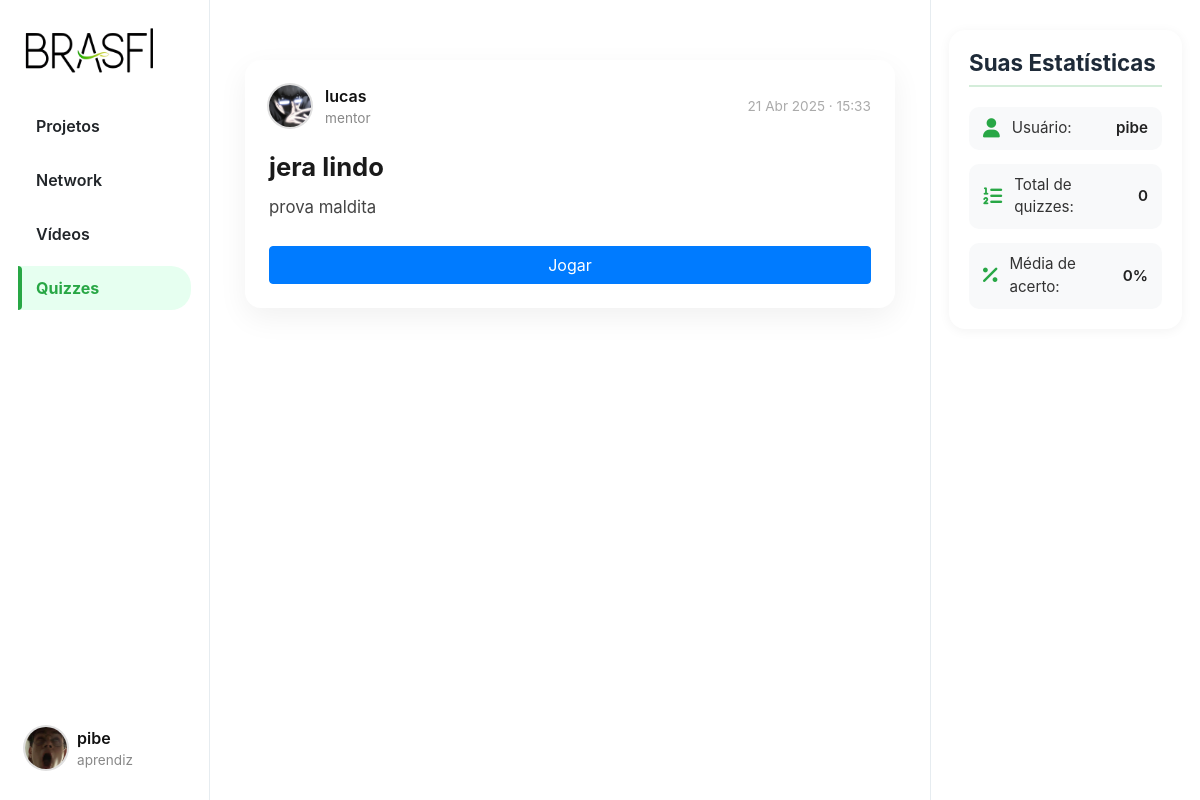
Before: /quizzes (signed in) with the older database file.
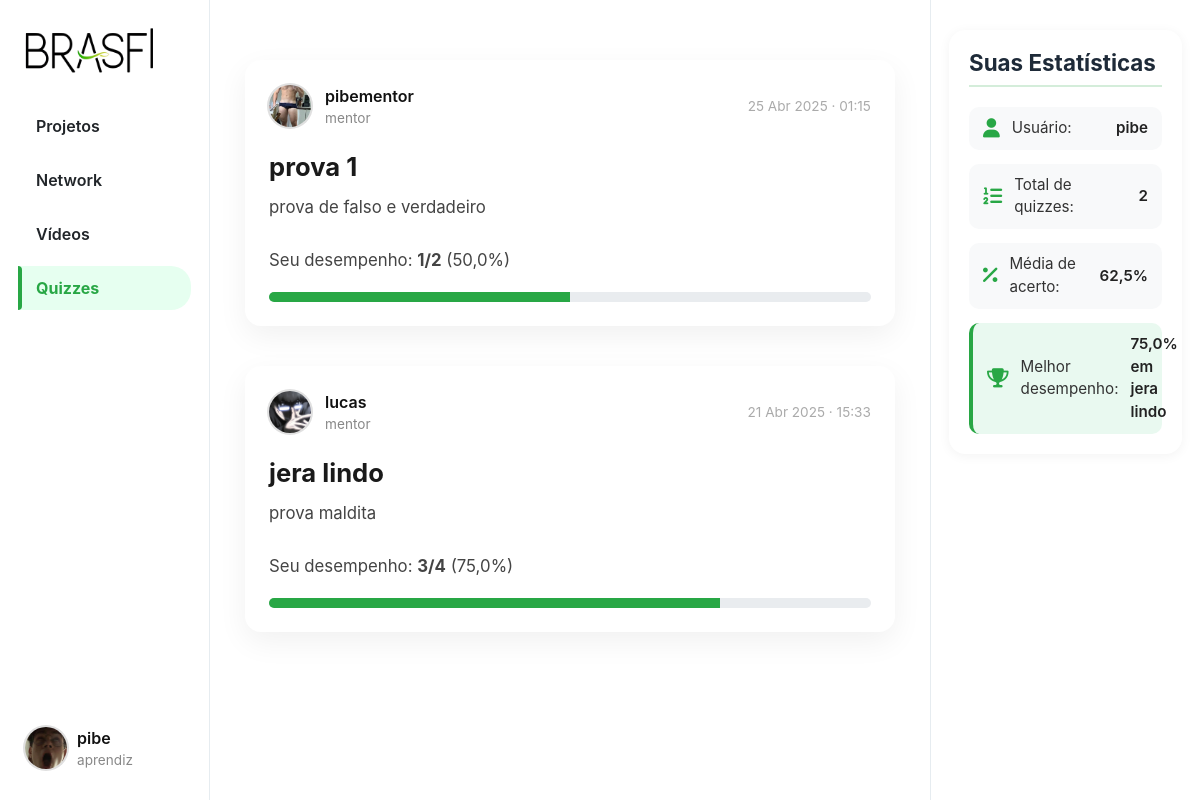
After: the same page with the newer database file.
### App_BRASFI/models.py (models this page shows, shortened)
class Quiz(models.Model):
    title = models.CharField(max_length=255)
    description = models.TextField(blank=True)
    created_at = models.DateTimeField(default=timezone.now)
    user = models.ForeignKey(User, on_delete=models.CASCADE, related_name="quizzes", null=True, blank=True)
    time_per_question = models.IntegerField(default=20)  # << NOVO

class User(AbstractUser):
    TIPO_USUARIO = (
        ('mentor', 'Mentor'),
        ('aprendiz', 'Aprendiz'),
    )
    profilePic = models.ImageField(upload_to='profile_pic/', blank=True, null=True)
    userType = models.CharField(max_length=10, choices=TIPO_USUARIO, default='aprendiz')

class QuizResult(models.Model):
    quiz = models.ForeignKey(Quiz, on_delete=models.CASCADE, related_name='results')
    user = models.ForeignKey(User, on_delete=models.CASCADE, related_name='quiz_results')
    score = models.IntegerField()
    total = models.IntegerField()
    percentage = models.FloatField()
    created_at = models.DateTimeField(auto_now_add=True)
    class Meta:
        unique_together = ('quiz', 'user')  # impede refazer o mesmo quiz

### App_BRASFI/views.py (the view, shortened to what this page needs)
# urls.py: path('quizzes', views.QuizzesView, name='quizzes'),
@login_required
def QuizzesView(request):
    quizzes = Quiz.objects.all().order_by('-id')
    quizzes_with_ranking = []
    for quiz in quizzes:
        item = {
            'quiz': quiz,
            'user_result': None,
            'ranking': [],
            'has_played': False
        }
        if request.user.userType == 'aprendiz':
            user_result = QuizResult.objects.filter(user=request.user, quiz=quiz).first()
            item['user_result'] = user_result
            item['has_played'] = user_result is not None
        if request.user.userType == 'mentor':
            item['ranking'] = quiz.results.order_by('-percentage')
        quizzes_with_ranking.append(item)
    user_stats = {}
    top_students = []
    if request.user.userType == 'aprendiz':
        results = QuizResult.objects.filter(user=request.user)
        total = results.count()
        avg = results.aggregate(Avg('percentage'))['percentage__avg'] or 0
        best = results.order_by('-percentage').first()
        user_stats = {
            'total_quizzes': total,
            'average_score': round(avg, 2),
            'best_score': best.percentage if best else 0,
            'best_quiz': best.quiz.title if best else None
        }
    return render(request, "quizzes.html", {
        "page": "quizzes",
        "quizzes_with_ranking": quizzes_with_ranking,
        "user_stats": user_stats,
        "top_students": top_students
    })

### App_BRASFI/templates/quizzes.html (shortened to what this page needs)
{% extends "layout.html" %}
{% load static %}
{% block body %}
    {% if quizzes_with_ranking %}
    <div class="posts-view">
        {% for item in quizzes_with_ranking %}
        {% if user.userType == "aprendiz" or user == item.quiz.user %}
        <div class="post-card">
            <div class="post-header">
                <div class="creator-info">
                    <div class="small-profilepic" style="background-image: url('/media/{{ item.quiz.user.profilePic }}');"></div>
                    <div>
                        <div class="username">{{ item.quiz.user.username }}</div>
                        <div class="user-type">{{ item.quiz.user.userType }}</div>
                    </div>
                </div>
                <div class="created-at">{{ item.quiz.created_at|date:"d M Y · H:i" }}</div>
            </div>
            <div class="post-details">
                <h3 class="video-title">{{ item.quiz.title }}</h3>
                <p class="video-description">{{ item.quiz.description }}</p>
            </div>
            {% if user.userType == "aprendiz" and item.user_result %}
            <div class="post-details">
                <p class="video-description">
                    Seu desempenho: <strong>{{ item.user_result.score }}/{{ item.user_result.total }}</strong> ({{ item.user_result.percentage|floatformat:1 }}%)
                </p>
                <div class="progress" style="height: 10px;">
                    <div class="progress-bar bg-success" role="progressbar"
                            style="width: {{ item.user_result.percentage|floatformat:0 }}%;"
                            aria-valuenow="{{ item.user_result.percentage|floatformat:0 }}"
                            aria-valuemin="0" aria-valuemax="100">
                    </div>
                </div>
            </div>
            {% endif %}
            {% if user.userType == "mentor" %}
                <button class="btn btn-danger" onclick="deleteQuiz('{{ item.quiz.id }}')">Excluir</button>
            {% elif user.userType == "aprendiz" and not item.has_played %}
                <a href="{% url 'App_BRASFI:play_quiz' item.quiz.id %}" class="btn btn-primary">Jogar</a>
            {% endif %}
        </div>
        {% endif %}
        {% endfor %}
    </div>
    {% else %}
    <div class="posts-view">
        <div>Nenhum quiz encontrado.</div>
    </div>
    {% endif %}
{% endblock %}
{% block right %}
{% if request.user.userType == 'aprendiz' %}
<div class="stats-box">
    <h4>Suas Estatísticas</h4>
    <div class="stats-card">
        <div class="stats-row">
            <i class="fas fa-user"></i>
            <span>Usuário:</span>
            <strong>{{ request.user.username }}</strong>
        </div>
        <div class="stats-row">
            <i class="fas fa-list-ol"></i>
            <span>Total de quizzes:</span>
            <strong>{{ user_stats.total_quizzes }}</strong>
        </div>
        <div class="stats-row">
            <i class="fas fa-percentage"></i>
            <span>Média de acerto:</span>
            <strong>{{ user_stats.average_score }}%</strong>
        </div>
        {% if user_stats.best_quiz %}
        <div class="stats-row highlight">
            <i class="fas fa-trophy"></i>
            <span>Melhor desempenho:</span>
            <strong>{{ user_stats.best_score }}% em {{ user_stats.best_quiz }}</strong>
        </div>
        {% endif %}
    </div>
</div>
{% endif %}
{% endblock %}

Changed rows visible on the page:
added Quiz: quiz.user.profilePic (picture), quiz.user.username "pibementor", quiz.user.userType "mentor", quiz.created_at "25 Abr 2025 · 01:15", quiz "prova 1", quiz.description "prova de falso e verdadeiro", user_result.score "1", user_result.total "2", user_result.percentage "50,0"
shown differently, row unchanged: Quiz "jera lindo": user_result.score (not shown) → "3"; user_result.total (not shown) → "4"; user_result.percentage (not shown) → "75,0"; best_quiz (not shown) → "jera lindo"; text "Jogar" → "Seu desempenho: / ( %)"
added QuizResult: best_score "75,0"
Other visible differences:
{{ user_stats.total_quizzes }}: "0" → "2"
{{ user_stats.average_score }}: "0" → "62,5"
text now shown: "Melhor desempenho: % em"
